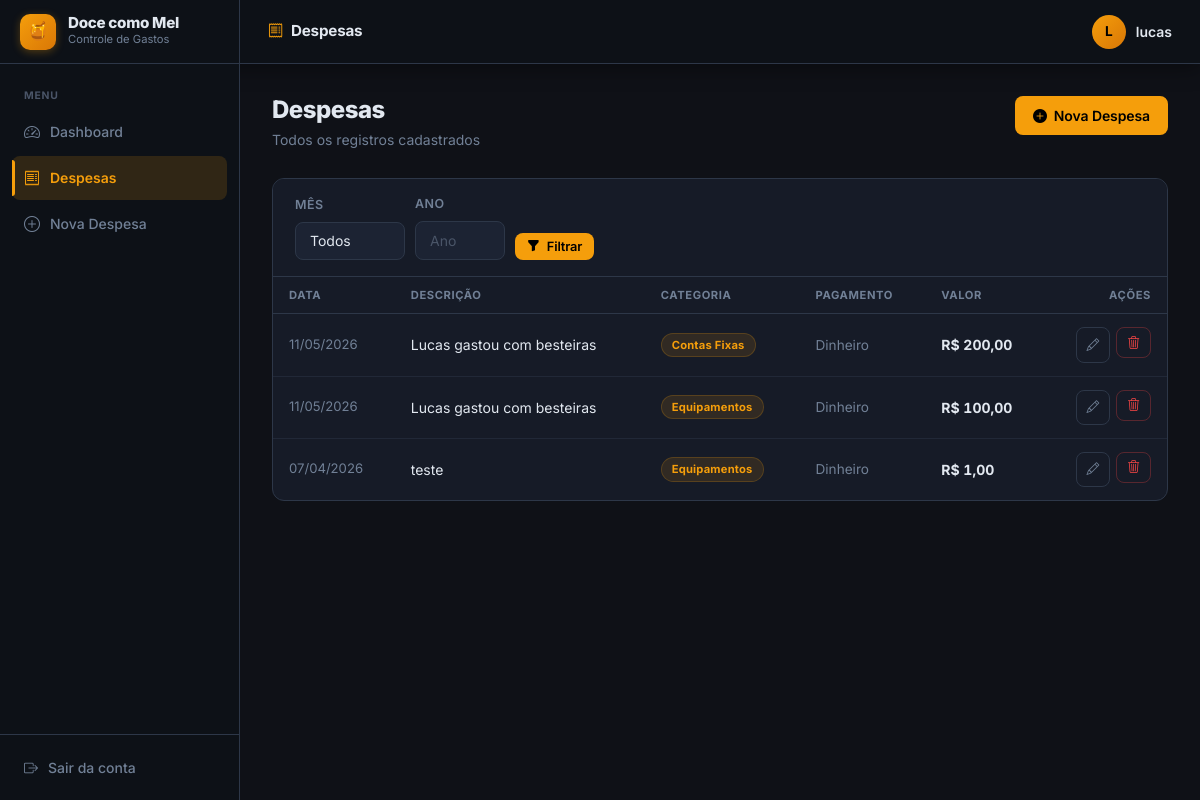
Page /gastos/ (signed in) on the committed database.
### app/models/gasto.py (models this page shows, shortened)
class Gasto(db.Model):
    __tablename__ = 'gasto'
    id_gasto = db.Column(db.Integer, primary_key=True)
    valor = db.Column(db.Float, nullable=False)
    data_gasto = db.Column(db.Date, nullable=False, default=date.today)
    forma_pagamento = db.Column(db.String(50), nullable=False)
    descricao = db.Column(db.String(255), nullable=True)
    id_usuario = db.Column(db.Integer, db.ForeignKey('usuario.id_usuario'), nullable=False)
    id_categoria = db.Column(db.Integer, db.ForeignKey('categoria.id_categoria'), nullable=False)

### app/models/categoria.py (models this page shows, shortened)
class Categoria(db.Model):
    __tablename__ = 'categoria'
    id_categoria = db.Column(db.Integer, primary_key=True)
    nome_categoria = db.Column(db.String(100), nullable=False, unique=True)
    gastos = db.relationship('Gasto', backref='categoria', lazy=True)

### app/routes/gastos.py (the view)
@gastos_bp.route('/')
@login_required
def listar():
    mes = request.args.get('mes', type=int)
    ano = request.args.get('ano', type=int)
    id_usuario = session['id_usuario']
    if mes and ano:
        gastos = GastoService.filtrar_por_periodo(id_usuario, mes, ano)
    else:
        gastos = GastoService.listar_por_usuario(id_usuario)
        mes = None
        ano = None
    total = GastoService.calcular_total(gastos)
    return render_template('gastos/listar.html', gastos=gastos, mes=mes, ano=ano, total=total)

### app/services/gasto_service.py (called while the page is built)
    @staticmethod
    def listar_por_usuario(id_usuario: int) -> list[Gasto]:
        return (Gasto.query
                .filter_by(id_usuario=id_usuario)
                .order_by(Gasto.data_gasto.desc())
                .all())

    @staticmethod
    def calcular_total(gastos: list[Gasto]) -> float:
        return sum(g.valor for g in gastos)

### app/utils.py (called while the page is built)
def login_required(f):
    @wraps(f)
    def decorated(*args, **kwargs):
        if 'id_usuario' not in session:
            return redirect(url_for('auth.login'))
        return f(*args, **kwargs)
    return decorated

### app/templates/gastos/listar.html (shortened to what this page needs)
{% extends 'base.html' %}
{% block topbar_title %}<i class="bi bi-receipt" style="color:var(--amber);margin-right:8px;"></i>Despesas{% endblock %}
{% block content %}
<div class="page-header">
    <div>
        <h1 class="page-title">Despesas</h1>
        <p class="page-subtitle">
            {% if mes and ano %}
                Exibindo {{ gastos|length }} registro(s) em {{ "%02d"|format(mes) }}/{{ ano }}
            {% else %}
                Todos os registros cadastrados
            {% endif %}
        </p>
    </div>
    <a href="{{ url_for('gastos.novo') }}" class="btn btn-primary">
        <i class="bi bi-plus-circle-fill"></i> Nova Despesa
    </a>
</div>
<div class="card">
    <div class="filter-bar">
        <form method="GET" style="display:flex; align-items:flex-end; gap:10px; flex-wrap:wrap; flex:1;">
            <div class="form-group">
                <label class="form-label">Mês</label>
                <select name="mes" class="form-select" style="width:110px;">
                    <option value="">Todos</option>
                </select>
            </div>
            <div class="form-group">
                <label class="form-label">Ano</label>
                <input type="number" name="ano" class="form-control" style="width:90px;"
                       placeholder="Ano" value="{{ ano or '' }}" min="2020" max="2099">
            </div>
            <button type="submit" class="btn btn-primary btn-sm">
                <i class="bi bi-funnel-fill"></i> Filtrar
            </button>
        </form>
    </div>
    <table class="table">
        <thead>
            <tr>
                <th>Data</th>
                <th>Descrição</th>
                <th>Categoria</th>
                <th>Pagamento</th>
                <th>Valor</th>
                <th style="text-align:right;">Ações</th>
            </tr>
        </thead>
        <tbody>
            {% for gasto in gastos %}
            <tr>
                <td style="white-space:nowrap; color:var(--text-muted); font-size:0.82rem;">
                    {{ gasto.data_gasto.strftime('%d/%m/%Y') }}
                </td>
                <td>{{ gasto.descricao or '—' }}</td>
                <td><span class="badge badge-default">{{ gasto.categoria.nome_categoria }}</span></td>
                <td style="color:var(--text-muted); font-size:0.85rem;">{{ gasto.forma_pagamento }}</td>
                <td class="valor-negativo" style="white-space:nowrap;">
                    R$ {{ "%.2f"|format(gasto.valor)|replace(".",",") }}
                </td>
                <td>
                    <div style="display:flex; gap:6px; justify-content:flex-end;">
                        <a href="{{ url_for('gastos.editar', id=gasto.id_gasto) }}"
                           class="btn btn-ghost btn-sm btn-icon" title="Editar">
                            <i class="bi bi-pencil"></i>
                        </a>
                        <form method="POST" action="{{ url_for('gastos.excluir', id=gasto.id_gasto) }}"
                              onsubmit="return confirm('Deseja excluir esta despesa?')">
                            <button type="submit" class="btn btn-danger btn-sm btn-icon" title="Excluir">
                                <i class="bi bi-trash3"></i>
                            </button>
                        </form>
                    </div>
                </td>
            </tr>
            {% endfor %}
        </tbody>
    </table>
</div>
{% endblock %}

### app/templates/base.html (shortened to what this page needs)
<!DOCTYPE html>
<html lang="pt-br">
<head>
    <link href="https://cdn.jsdelivr.net/npm/bootstrap-icons@1.11.3/font/bootstrap-icons.css" rel="stylesheet">
    <link rel="stylesheet" href="{{ url_for('static', filename='css/style.css') }}">
</head>
<body>
{% if session.get('id_usuario') %}
<aside class="sidebar">
    <a href="{{ url_for('dashboard.index') }}" class="sidebar-logo">
        <div class="sidebar-logo-icon">🍯</div>
        <div class="sidebar-logo-text">
            <span class="sidebar-logo-name">Doce como Mel</span>
            <span class="sidebar-logo-sub">Controle de Gastos</span>
        </div>
    </a>
    <nav class="sidebar-nav">
        <span class="sidebar-section-label">Menu</span>
        <a href="{{ url_for('dashboard.index') }}"
           class="sidebar-link {% if request.endpoint == 'dashboard.index' %}active{% endif %}">
            <i class="bi bi-speedometer2"></i> Dashboard
        </a>
        <a href="{{ url_for('gastos.listar') }}"
           class="sidebar-link {% if request.endpoint in ['gastos.listar', 'gastos.editar'] %}active{% endif %}">
            <i class="bi bi-receipt"></i> Despesas
        </a>
        <a href="{{ url_for('gastos.novo') }}"
           class="sidebar-link {% if request.endpoint == 'gastos.novo' %}active{% endif %}">
            <i class="bi bi-plus-circle"></i> Nova Despesa
        </a>
    </nav>
    <div class="sidebar-bottom">
        <a href="{{ url_for('auth.logout') }}" class="sidebar-logout">
            <i class="bi bi-box-arrow-right"></i> Sair da conta
        </a>
    </div>
</aside>
<header class="topbar">
    <span class="topbar-title">
        {% block topbar_title %}{% endblock %}
    </span>
    <div class="topbar-user">
        <div class="user-avatar">{{ session.get('nome_usuario', 'U')[0] }}</div>
        <span class="user-name">{{ session.get('nome_usuario') }}</span>
    </div>
</header>
<main class="main">
    {% block content %}{% endblock %}
</main>
{% else %}
{% block auth_content %}{% endblock %}
{% endif %}
</body>
</html>

### rows in the picture
Gasto: data_gasto "11/05/2026", descricao "Lucas gastou com besteiras", categoria.nome_categoria "Contas Fixas", forma_pagamento "Dinheiro", valor "200,00"
Gasto: data_gasto "11/05/2026", descricao "Lucas gastou com besteiras", categoria.nome_categoria "Equipamentos", forma_pagamento "Dinheiro", valor "100,00"
Gasto: data_gasto "07/04/2026", descricao "teste", categoria.nome_categoria "Equipamentos", forma_pagamento "Dinheiro", valor "1,00"

### other values in the picture
{{ session.get('nome_usuario', 'U')[0] }} "L"
{{ session.get('nome_usuario') }} "lucas"
